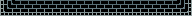

This game map was drawn from its Tiled (.tmx) file and the tilesets committed beside it. A one-line description and the full map source follow:
An orthogonal 12x1 tile map with 16x16 px tiles, 1 tile layer (walls).

<map version="1.4" tiledversion="1.4.1" orientation="orthogonal" renderorder="right-down" width="12" height="1" tilewidth="16" tileheight="16" infinite="0" nextlayerid="2" nextobjectid="1">
 <tileset firstgid="1" name="tiles" tilewidth="16" tileheight="16" tilecount="25" columns="5">
  <image source="../../images/tilesets/tiles.png" width="80" height="80" />
 </tileset>
 <layer id="1" name="walls" width="12" height="1">
  <data encoding="csv">
9,2,2,2,2,2,2,2,2,2,2,10
</data>
 </layer>
</map>
